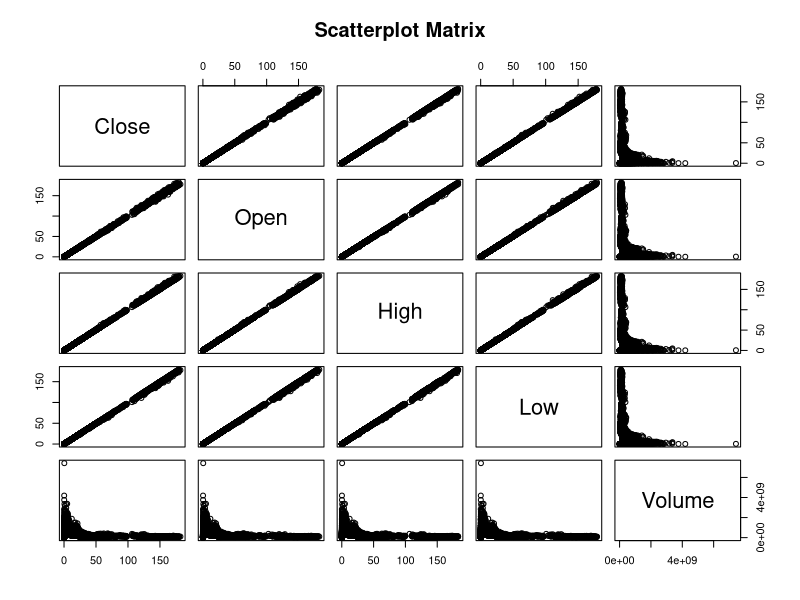
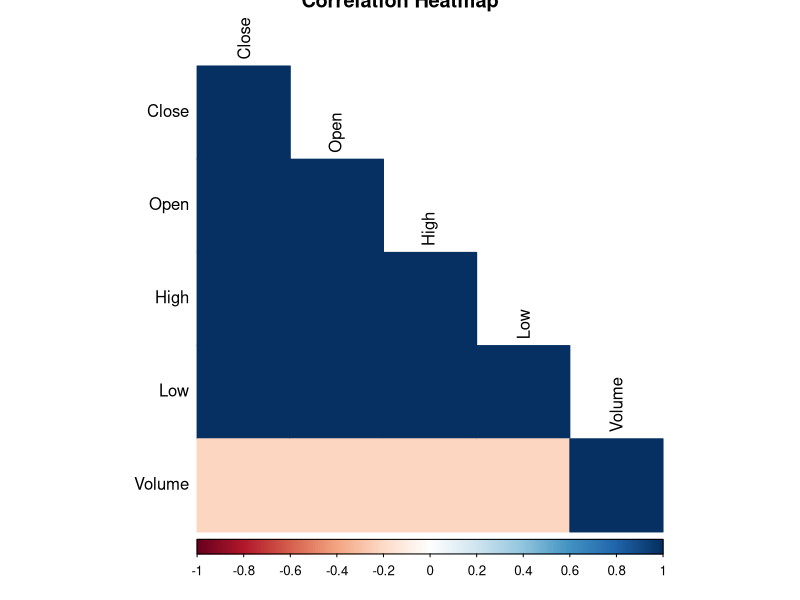
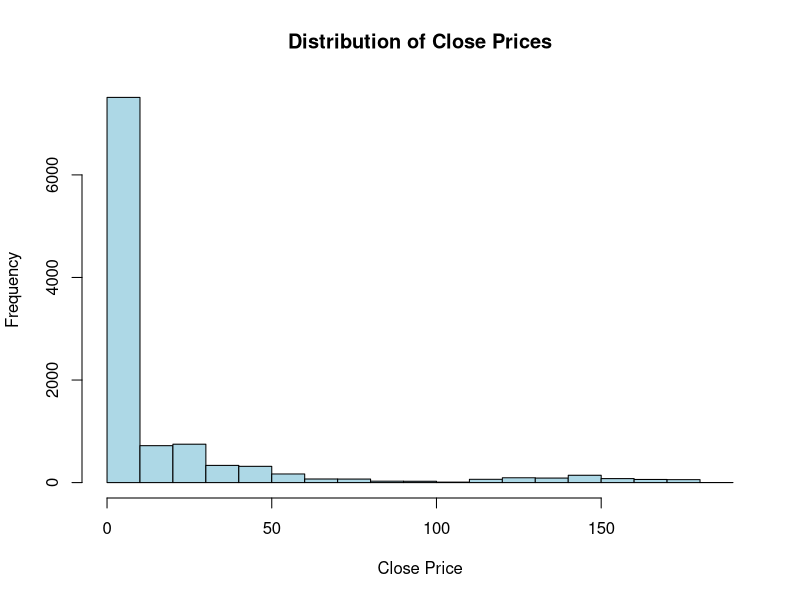
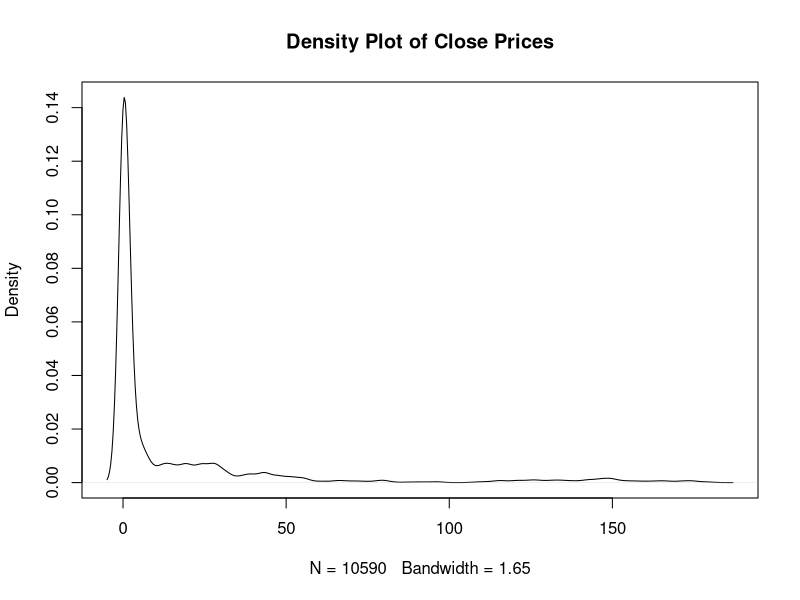
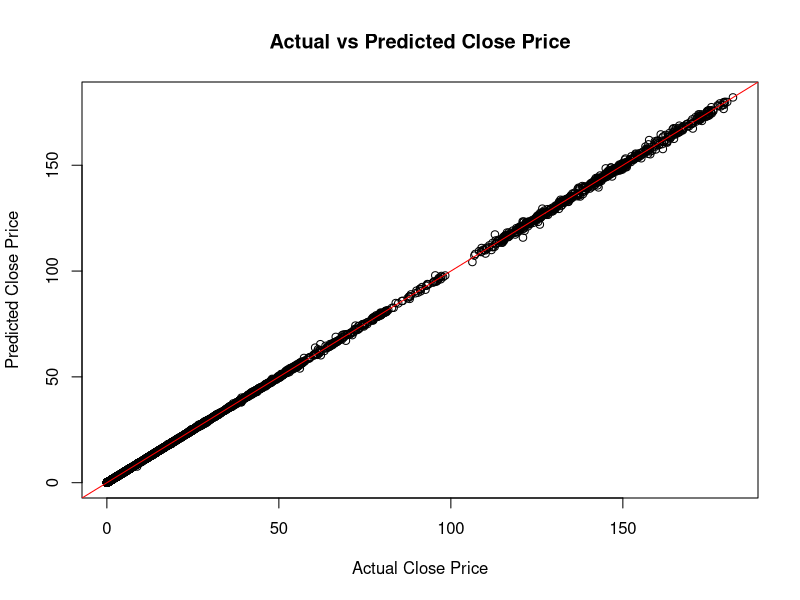
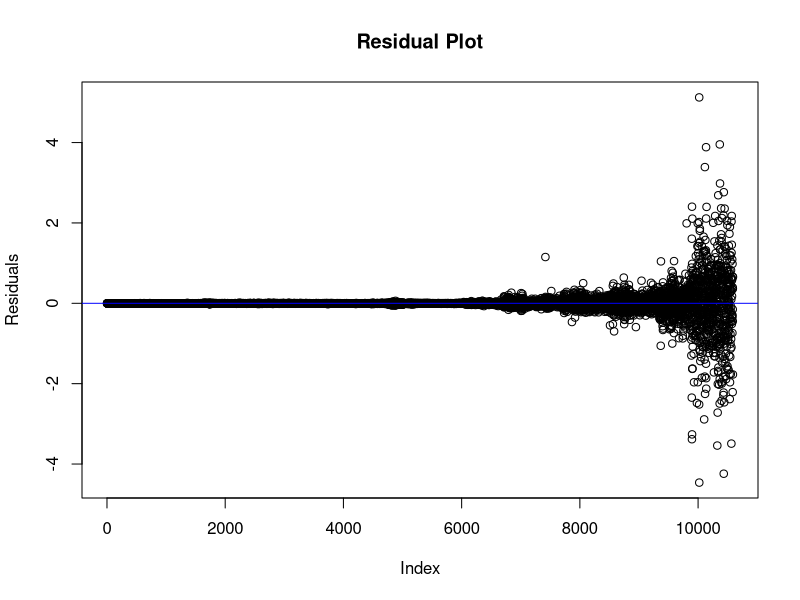
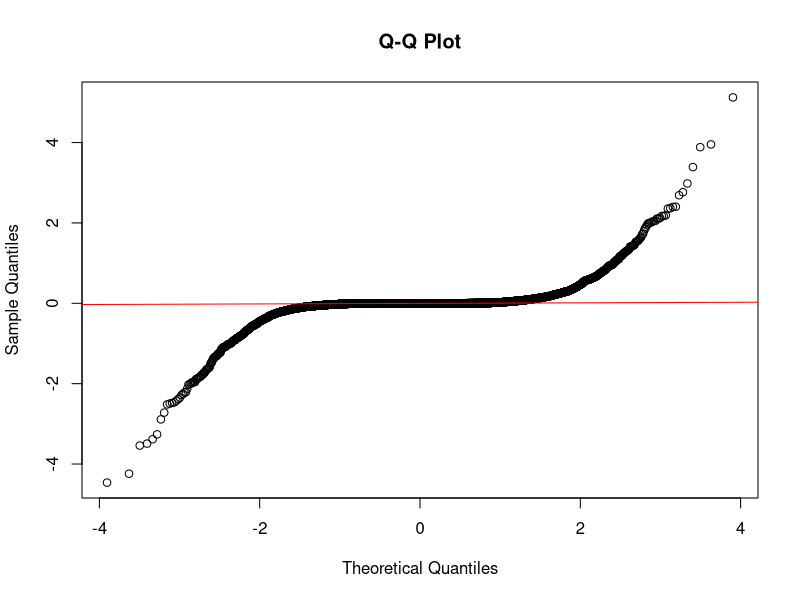
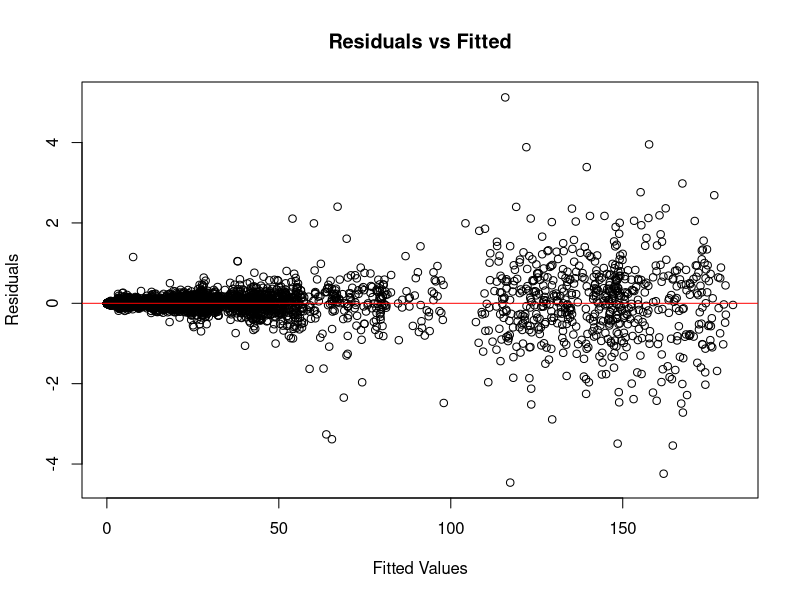

Recreate these plots in R, in order.
## ---- chunk 1
library(ggplot2)
library(car)
library(Metrics)
library(corrplot)
## ---- chunk 2
aapl_data <- read.csv("AAPL.csv", stringsAsFactors = FALSE)
aapl_data$Date <- as.Date(aapl_data$Date, format = "%Y-%m-%d")
## ---- chunk 3
summary(aapl_data)
colSums(is.na(aapl_data))
## ---- chunk 4
pairs(~Close + Open + High + Low + Volume, data = aapl_data, main = "Scatterplot Matrix")
## ---- chunk 5
correlation_matrix <- cor(aapl_data[, c("Close", "Open", "High", "Low", "Volume")])
print(correlation_matrix)
corrplot(correlation_matrix, method = "color", type = "lower", tl.col = "black",
 main = "Correlation Heatmap")
## ---- chunk 6
hist(aapl_data$Close, main = "Distribution of Close Prices", 
xlab = "Close Price", col = "lightblue")
plot(density(aapl_data$Close), main = "Density Plot of Close Prices")
## ---- chunk 7
model <- lm(Close ~ Open + High + Low + Volume, data = aapl_data)
summary(model)
## ---- chunk 8
vif(model)
## ---- chunk 9
plot(aapl_data$Close, predict(model), main = "Actual vs Predicted Close Price",
 xlab = "Actual Close Price", ylab = "Predicted Close Price")
abline(0, 1, col = "red")
## ---- chunk 10
plot(model$residuals, main = "Residual Plot", ylab = "Residuals", xlab = "Index")
abline(h = 0, col = "blue")
## ---- chunk 11
qqnorm(model$residuals, main = "Q-Q Plot")
qqline(model$residuals, col = "red")
## ---- chunk 12
plot(model$fitted.values, model$residuals, main = "Residuals vs Fitted", 
xlab = "Fitted Values", ylab = "Residuals")
abline(h = 0, col = "red")
## ---- chunk 13
predicted <- predict(model)
actual <- aapl_data$Close

rmse_value <- rmse(actual, predicted)
mae_value <- mae(actual, predicted)

cat("RMSE:", rmse_value, "\n")
cat("MAE:", mae_value, "\n")
